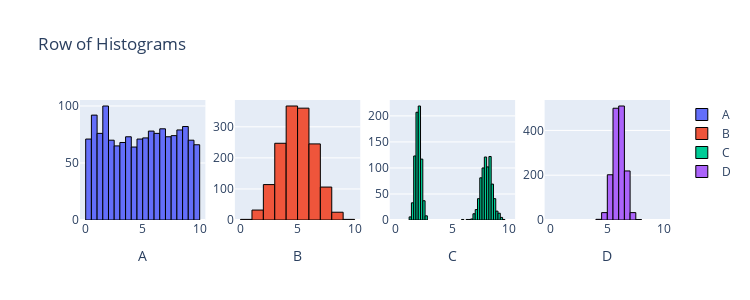

The notebook cell saved with this chart:
### Markdown cell above
***4.***

### Code cell
from scipy import stats
import plotly.graph_objects as go
from plotly.subplots import make_subplots
import numpy as np

n = 1500
data1 = stats.uniform.rvs(0, 10, size=n)
data2 = stats.norm.rvs(5, 1.5, size=n)
data3 = np.r_[stats.norm.rvs(2, 0.25, size=int(n/2)), stats.norm.rvs(8, 0.5, size=int(n/2))]
data4 = stats.norm.rvs(6, 0.5, size=n)

# Calculate means and variances
means = [np.mean(data1), np.mean(data2), np.mean(data3), np.mean(data4)]
variances = [np.var(data1), np.var(data2), np.var(data3), np.var(data4)]

# Print means and variances
for i, (mean, variance) in enumerate(zip(means, variances), start=1):
    print(f"Dataset {i}: Mean = {mean:.2f}, Variance = {variance:.2f}")

fig = make_subplots(rows=1, cols=4)

fig.add_trace(go.Histogram(x=data1, name='A', nbinsx=30, marker=dict(line=dict(color='black', width=1))), row=1, col=1)
fig.add_trace(go.Histogram(x=data2, name='B', nbinsx=15, marker=dict(line=dict(color='black', width=1))), row=1, col=2)
fig.add_trace(go.Histogram(x=data3, name='C', nbinsx=45, marker=dict(line=dict(color='black', width=1))), row=1, col=3)
fig.add_trace(go.Histogram(x=data4, name='D', nbinsx=15, marker=dict(line=dict(color='black', width=1))), row=1, col=4)

fig.update_layout(height=300, width=750, title_text="Row of Histograms")
fig.update_xaxes(title_text="A", row=1, col=1)
fig.update_xaxes(title_text="B", row=1, col=2)
fig.update_xaxes(title_text="C", row=1, col=3)
fig.update_xaxes(title_text="D", row=1, col=4)
fig.update_xaxes(range=[-0.5, 10.5])

for trace in fig.data:
    trace.xbins = dict(start=0, end=10)

fig.show() # USE `fig.show(renderer="png")` FOR ALL GitHub and MarkUs SUBMISSIONS

### Figure 1 — Plotly figure (JSON) as saved in the notebook; plotly's stock layout.template omitted (floating-point values rounded to 4 significant figures; data arrays with more than 128 entries replaced by an {"elided": "..."} marker saying what was removed)
{"data": [{"marker": {"line": {"color": "black", "width": 1}}, "name": "A", "nbinsx": 30, "type": "histogram", "x": {"elided": "1500 float values"}, "xaxis": "x", "xbins": {"end": 10, "start": 0}, "yaxis": "y"}, {"marker": {"line": {"color": "black", "width": 1}}, "name": "B", "nbinsx": 15, "type": "histogram", "x": {"elided": "1500 float values"}, "xaxis": "x2", "xbins": {"end": 10, "start": 0}, "yaxis": "y2"}, {"marker": {"line": {"color": "black", "width": 1}}, "name": "C", "nbinsx": 45, "type": "histogram", "x": {"elided": "1500 float values"}, "xaxis": "x3", "xbins": {"end": 10, "start": 0}, "yaxis": "y3"}, {"marker": {"line": {"color": "black", "width": 1}}, "name": "D", "nbinsx": 15, "type": "histogram", "x": {"elided": "1500 float values"}, "xaxis": "x4", "xbins": {"end": 10, "start": 0}, "yaxis": "y4"}], "layout": {"height": 300, "title": {"text": "Row of Histograms"}, "width": 750, "xaxis": {"anchor": "y", "domain": [0, 0.2125], "range": [-0.5, 10.5], "title": {"text": "A"}}, "xaxis2": {"anchor": "y2", "domain": [0.2625, 0.475], "range": [-0.5, 10.5], "title": {"text": "B"}}, "xaxis3": {"anchor": "y3", "domain": [0.525, 0.7375], "range": [-0.5, 10.5], "title": {"text": "C"}}, "xaxis4": {"anchor": "y4", "domain": [0.7875, 1], "range": [-0.5, 10.5], "title": {"text": "D"}}, "yaxis": {"anchor": "x", "domain": [0, 1]}, "yaxis2": {"anchor": "x2", "domain": [0, 1]}, "yaxis3": {"anchor": "x3", "domain": [0, 1]}, "yaxis4": {"anchor": "x4", "domain": [0, 1]}}}
